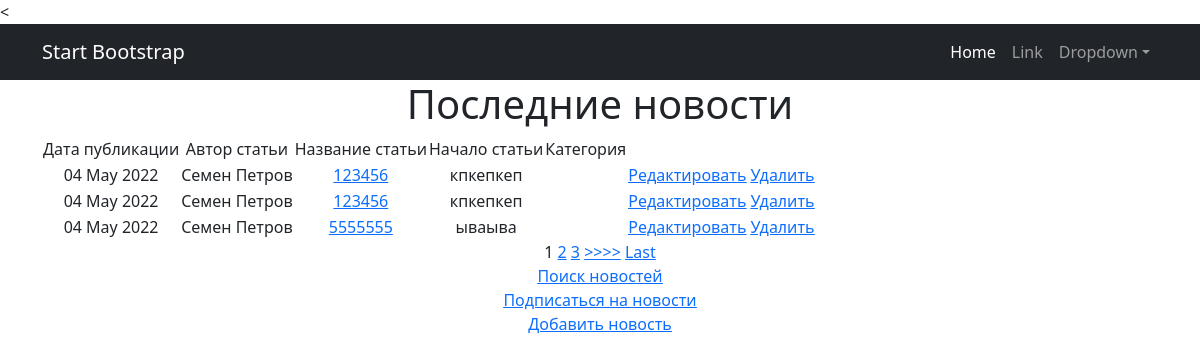
Page /news/ on the committed database.
### simpleapp/models.py (models this page shows, shortened)
class NewsArticle(models.Model):
    name = models.CharField(max_length=128)
    news_data = models.DateField(auto_now_add=True)
    news_text = models.TextField()
    author = models.CharField(max_length=64)
    postCategory = models.ManyToManyField(Category, through='PostCategory')

### simpleapp/views.py (the view, shortened to what this page needs)
# urls.py: path('', NewsListView.as_view()),
class NewsListView(ListView):
    model = NewsArticle
    ordering = '-news_data'
    template_name = 'simpleapp/news_list.html'
    context_object_name = 'articles'
    paginate_by = 3
    form_class = NewsArticleForm
    def get_context_data(self, **kwargs):
        context = super().get_context_data(**kwargs)
        context['form'] = NewsArticleForm()
        return context

### simpleapp/templatetags/custom_filters.py (called while the page is built)
@register.filter()
def censor(value):
   if not isinstance(value, str):
       raise ValueError('Нельзя цензурировать не строку')
   for word in STRONG_WORDS:
       value = value.replace(word[1:], '*' * (len(word)-1))
   return value

### templates/simpleapp/news_list.html (shortened to what this page needs)
{% extends 'flatpages/default.html'%}
{% load custom_filters %}
{% block content %}
    <h1>Последние новости</h1>
    <table>
           <tr>
               <td>Дата публикации</td>
               <td>Автор статьи</td>
               <td>Название статьи</td>
               <td>Начало статьи</td>
               <td>Категория</td>
           </tr>
           {% for article in articles %}
           <tr>
               <td>{{ article.news_data|date:'d M Y'}}</td>
                <td>{{ article.author }}</td>
               <td>
                   <a href="{% url 'news_detail' article.id %}">{{ article.name|censor }}</a>
               </td>
               <td>{{article.news_text|truncatechars:20|censor}}</td>
               <td>
                </td>
              <td>
                   <a href="{% url 'news_edit' article.id %}"><u>Редактировать</u></a>
                   <a href="{% url 'news_delete' article.id %}"><u>Удалить</u></a>
               </td>
           </tr>
           {% endfor %}
    </table>
{% if is_paginated %}
    {% for num in page_obj.paginator.page_range %}
        {% if page_obj.number == num %}
            <a>{{ num }}</a>
        {% elif num > page_obj.number|add:'-3' and num < page_obj.number|add:'3' %}
            <a href="?page={{ num }}">{{ num }}</a>
        {% endif %}
    {% endfor %}
    {% if page_obj.has_next %}
        <a href="?page={{page_obj.next_page_number}}">>>>></a>
        <a href="?page={{page_obj.paginator.num_pages}}">Last</a>
    {% endif %}
{% endif %} <br>
<a href="{% url 'news_search' %}"><u>Поиск новостей</u></a><br>
<a href="{% url 'category_list' %}"><u>Подписаться на новости</u></a><br>
<a href="{% url 'news_create' %}"><u>Добавить новость</u></a>
{% endblock content %}

### templates/flatpages/default.html (shortened to what this page needs)
<!DOCTYPE html>
<html lang="en">
    <head>
        {% load static %}
        <link href="{% static 'css/styles.css' %}" rel="stylesheet" />
    </head>
    <body>
        <nav class="navbar navbar-expand-lg navbar-dark bg-dark">
            <div class="container">
                <a class="navbar-brand" href="#">Start Bootstrap</a>
                <div class="collapse navbar-collapse" id="navbarSupportedContent">
                    <ul class="navbar-nav ms-auto mb-2 mb-lg-0">
                        <li class="nav-item"><a class="nav-link active" aria-current="page" href="#">Home</a></li>
                        <li class="nav-item"><a class="nav-link" href="#">Link</a></li>
                        <li class="nav-item dropdown">
                            <a class="nav-link dropdown-toggle" id="navbarDropdown" href="#" role="button" data-bs-toggle="dropdown" aria-expanded="false">Dropdown</a>
                        </li>
                    </ul>
                </div>
            </div>
        </nav>
        <div class="container">
            <div class="row">
                <div class="col-lg-12 text-center">
                    {% block content %}{% endblock content %}
                </div>
            </div>
        </div>
    </body>
</html>

### rows in the picture
NewsArticle: news_data "04 May 2022", author "Семен Петров", name|censor "123456", news_text|censor "кпкепкеп"
NewsArticle: news_data "04 May 2022", author "Семен Петров", name|censor "123456", news_text|censor "кпкепкеп"
NewsArticle: news_data "04 May 2022", author "Семен Петров", name|censor "5555555", news_text|censor "ываыва"

### other values in the picture
{{ num }} "1"
{{ num }} "2" "3"
